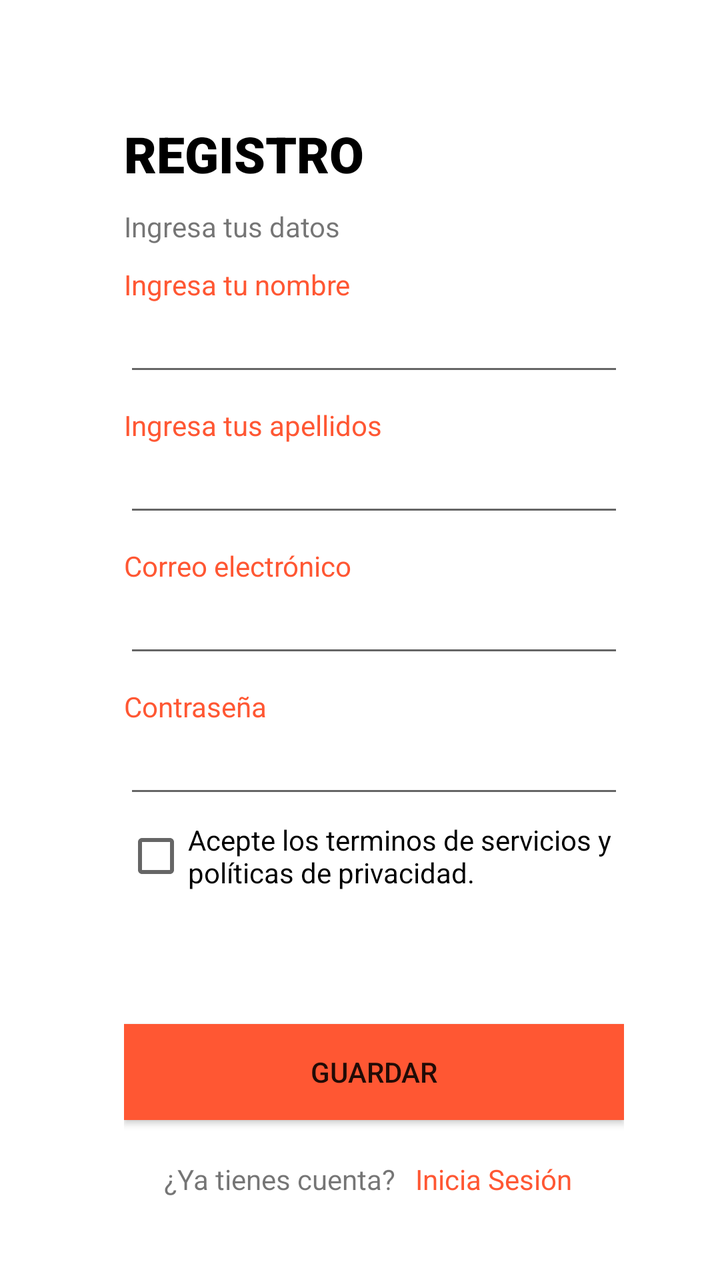
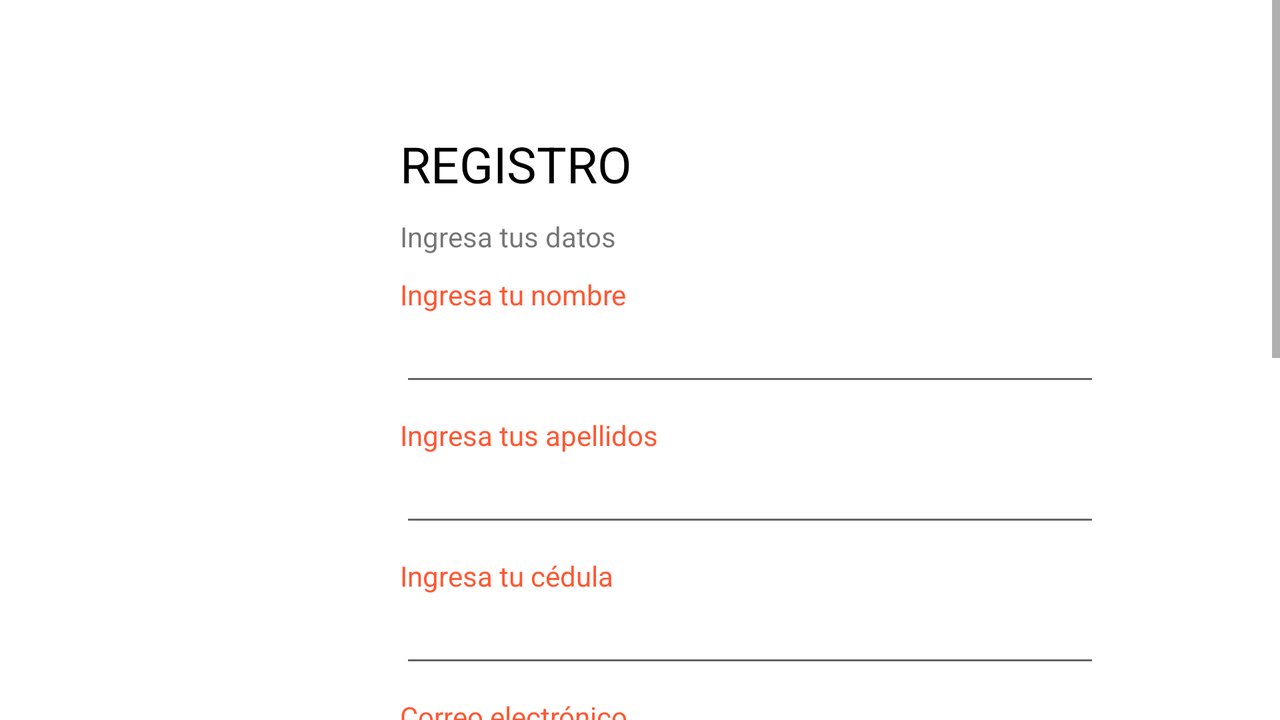

One screen, two layout resources from the same app: the default and the author's alternative for another configuration. Each is rendered where Android would select it; the XML of both is given below.
<!-- AndroidManifest.xml: application theme Theme.ManagementWallet -->
<!-- res/layout/activity_register.xml -->
<?xml version="1.0" encoding="utf-8"?>
<ScrollView xmlns:android="http://schemas.android.com/apk/res/android"
    xmlns:app="http://schemas.android.com/apk/res-auto"
    xmlns:tools="http://schemas.android.com/tools"
    android:layout_width="match_parent"
    android:layout_height="match_parent"
    android:fillViewport="true"
    tools:context=".RegisterActivity">

    <LinearLayout
        android:layout_width="match_parent"
        android:layout_height="match_parent">

        <LinearLayout
            android:layout_width="250dp"
            android:layout_height="wrap_content"
            android:layout_marginLeft="62dp"
            android:layout_marginTop="60dp"
            android:layout_marginBottom="30dp"
            android:orientation="vertical">

            <TextView
                android:layout_width="wrap_content"
                android:layout_height="wrap_content"
                android:fontFamily="sans-serif-black"
                android:text="@string/tittle_une"
                android:textColor="@color/black"
                android:textSize="25dp" />

            <TextView
                android:layout_width="wrap_content"
                android:layout_height="wrap_content"
                android:layout_marginTop="10dp"
                android:text="@string/msg_une" />

            <TextView
                android:layout_width="wrap_content"
                android:layout_height="wrap_content"
                android:layout_marginTop="10dp"
                android:text="@string/name_une"
                android:textColor="@color/colo1" />

            <EditText
                android:id="@+id/editTextName"
                android:layout_width="match_parent"
                android:layout_height="wrap_content"></EditText>

            <TextView
                android:layout_width="wrap_content"
                android:layout_height="wrap_content"
                android:layout_marginTop="10dp"
                android:text="@string/last_une"
                android:textColor="@color/colo1" />

            <EditText
                android:id="@+id/editTextLast"
                android:layout_width="match_parent"
                android:layout_height="wrap_content"></EditText>

            <TextView
                android:layout_width="wrap_content"
                android:layout_height="wrap_content"
                android:layout_marginTop="10dp"
                android:text="@string/label_user"
                android:textColor="@color/colo1" />

            <EditText
                android:id="@+id/editTextU"
                android:layout_width="match_parent"
                android:layout_height="wrap_content"></EditText>

            <TextView
                android:layout_width="wrap_content"
                android:layout_height="wrap_content"
                android:layout_marginTop="10dp"
                android:text="@string/label_pass"
                android:textColor="@color/colo1" />

            <EditText
                android:id="@+id/editTextP"
                android:layout_width="match_parent"
                android:layout_height="wrap_content"
                android:password="true"></EditText>

            <CheckBox
                android:id="@+id/checkReg"
                android:layout_width="wrap_content"
                android:layout_height="wrap_content"
                android:text="@string/msg_check"></CheckBox>

            <Button
                android:id="@+id/btnReg"
                android:layout_width="match_parent"
                android:layout_height="wrap_content"
                android:layout_marginTop="60dp"
                android:background="@color/colo1"
                android:onClick="register"
                android:text="@string/msg_btn_un"></Button>

            <LinearLayout
                android:layout_width="wrap_content"
                android:layout_height="wrap_content"
                android:orientation="horizontal">

                <TextView
                    android:layout_width="wrap_content"
                    android:layout_height="wrap_content"
                    android:layout_marginLeft="20dp"
                    android:layout_marginTop="20dp"
                    android:text="@string/msg_cue"></TextView>

                <TextView
                    android:layout_width="wrap_content"
                    android:layout_height="wrap_content"
                    android:layout_marginLeft="10dp"
                    android:layout_marginTop="20dp"
                    android:onClick="irLogin"
                    android:text="@string/label_session"
                    android:textColor="@color/colo1"></TextView>

            </LinearLayout>


        </LinearLayout>

    </LinearLayout>
</ScrollView>
<!-- resources referenced by this layout -->
<resources>
  <color name="black">#FF000000</color>
  <color name="colo1">#FF5733</color>
  <string name="label_pass">Contraseña</string>
  <string name="label_session">Inicia Sesión</string>
  <string name="label_user">Correo electrónico</string>
  <string name="last_une">Ingresa tus apellidos</string>
  <string name="msg_btn_un">Guardar</string>
  <string name="msg_check">Acepte los terminos de servicios y políticas de privacidad.</string>
  <string name="msg_cue">¿Ya tienes cuenta?</string>
  <string name="msg_une">Ingresa tus datos</string>
  <string name="name_une">Ingresa tu nombre</string>
  <string name="tittle_une">REGISTRO</string>
  <style name="Theme.ManagementWallet" parent="Theme.MaterialComponents.DayNight.DarkActionBar">
          
          <item name="colorPrimary">@color/purple_500</item>
          <item name="colorPrimaryVariant">@color/purple_700</item>
          <item name="colorOnPrimary">@color/white</item>
          
          <item name="colorSecondary">@color/teal_200</item>
          <item name="colorSecondaryVariant">@color/teal_700</item>
          <item name="colorOnSecondary">@color/black</item>
          
          <item name="android:statusBarColor" tools:targetApi="l">?attr/colorPrimaryVariant</item>
          
      </style>
  <color name="purple_500">#FF5733</color>
  <color name="purple_700">#FF3700B3</color>
  <color name="white">#FFFFFFFF</color>
  <color name="teal_200">#FF03DAC5</color>
  <color name="teal_700">#FF018786</color>
</resources>
<!-- res/layout-land/activity_register.xml (the author's variant of the layout above) -->
<!-- drawn on the phone turned sideways -->
<?xml version="1.0" encoding="utf-8"?>
<ScrollView
    xmlns:android="http://schemas.android.com/apk/res/android"
    xmlns:app="http://schemas.android.com/apk/res-auto"
    xmlns:tools="http://schemas.android.com/tools"
    android:layout_width="match_parent"
    android:layout_height="match_parent"
    android:fillViewport="true"
    >



    <LinearLayout
        android:layout_width="match_parent"
        android:layout_height="match_parent"
        tools:context=".RegisterActivity">

        <LinearLayout
            android:orientation="vertical"
            android:layout_width="350dp"
            android:layout_height="wrap_content"
            android:layout_marginLeft="200dp"
            android:layout_marginTop="60dp"
            android:layout_marginBottom="50dp"
            android:layout_gravity="center"
            >
            <TextView
                android:layout_width="wrap_content"
                android:layout_height="wrap_content"
                android:text="@string/tittle_une"
                android:textColor="@color/black"
                android:textSize="25dp"/>

            <TextView
                android:layout_width="wrap_content"
                android:layout_height="wrap_content"
                android:text="@string/msg_une"
                android:layout_marginTop="10dp"/>

            <TextView
                android:layout_width="wrap_content"
                android:layout_height="wrap_content"
                android:text="@string/name_une"
                android:layout_marginTop="10dp"
                android:textColor="@color/colo1"
                />
            <EditText
                android:id="@+id/editTextName"
                android:layout_width="match_parent"
                android:layout_height="wrap_content"
                ></EditText>

            <TextView
                android:layout_width="wrap_content"
                android:layout_height="wrap_content"
                android:text="@string/last_une"
                android:layout_marginTop="10dp"
                android:textColor="@color/colo1"
                />
            <EditText
                android:id="@+id/editTextLast"
                android:layout_width="match_parent"
                android:layout_height="wrap_content"
                ></EditText>

            <TextView
                android:layout_width="wrap_content"
                android:layout_height="wrap_content"
                android:text="@string/cdl_une"
                android:layout_marginTop="10dp"
                android:textColor="@color/colo1"
                />
            <EditText
                android:id="@+id/editTextCed"
                android:layout_width="match_parent"
                android:layout_height="wrap_content"
                ></EditText>

            <TextView
                android:layout_width="wrap_content"
                android:layout_height="wrap_content"
                android:text="@string/label_user"
                android:layout_marginTop="10dp"
                android:textColor="@color/colo1"
                />
            <EditText
                android:id="@+id/editTextU"
                android:layout_width="match_parent"
                android:layout_height="wrap_content"
                ></EditText>

            <TextView
                android:layout_width="wrap_content"
                android:layout_height="wrap_content"
                android:text="@string/label_pass"
                android:layout_marginTop="10dp"
                android:textColor="@color/colo1"
                />
            <EditText
                android:id="@+id/editTextP"
                android:layout_width="match_parent"
                android:layout_height="wrap_content"
                android:password="true"
                ></EditText>

            <androidx.appcompat.widget.AppCompatCheckBox
                android:layout_width="wrap_content"
                android:layout_height="wrap_content"
                android:text="@string/msg_check"
                >
            </androidx.appcompat.widget.AppCompatCheckBox>

            <Button
                android:id="@+id/btnReg"
                android:layout_width="match_parent"
                android:layout_height="wrap_content"
                android:text="@string/msg_btn_un"
                android:background="@color/colo1"
                android:layout_marginTop="60dp"
                ></Button>

            <LinearLayout
                android:orientation="horizontal"
                android:layout_width="wrap_content"
                android:layout_height="wrap_content"
                android:layout_marginLeft="40dp"
                >

                <TextView
                    android:layout_width="wrap_content"
                    android:layout_height="wrap_content"
                    android:text="@string/msg_cue"
                    android:layout_marginTop="20dp"
                    android:textSize="18dp"
                    >
                </TextView>
                <TextView
                    android:layout_width="wrap_content"
                    android:layout_height="wrap_content"
                    android:text="@string/label_session"
                    android:layout_marginTop="20dp"
                    android:layout_marginLeft="10dp"
                    android:textColor="@color/colo1"
                    android:textSize="18dp"
                    android:onClick="irLogin"
                    >
                </TextView>

            </LinearLayout>




        </LinearLayout>

    </LinearLayout>
</ScrollView>
<!-- resources referenced by the variant -->
<!-- as the phone turned sideways resolves them -->
<resources>
  <color name="black">#FF000000</color>
  <color name="colo1">#FF5733</color>
  <string name="cdl_une">Ingresa tu cédula</string>
  <string name="label_pass">Contraseña</string>
  <string name="label_session">Inicia Sesión</string>
  <string name="label_user">Correo electrónico</string>
  <string name="last_une">Ingresa tus apellidos</string>
  <string name="msg_btn_un">Guardar</string>
  <string name="msg_check">Acepte los terminos de servicios y políticas de privacidad.</string>
  <string name="msg_cue">¿Ya tienes cuenta?</string>
  <string name="msg_une">Ingresa tus datos</string>
  <string name="name_une">Ingresa tu nombre</string>
  <string name="tittle_une">REGISTRO</string>
  <style name="Theme.ManagementWallet" parent="Theme.MaterialComponents.DayNight.DarkActionBar">
          
          <item name="colorPrimary">@color/purple_500</item>
          <item name="colorPrimaryVariant">@color/purple_700</item>
          <item name="colorOnPrimary">@color/white</item>
          
          <item name="colorSecondary">@color/teal_200</item>
          <item name="colorSecondaryVariant">@color/teal_700</item>
          <item name="colorOnSecondary">@color/black</item>
          
          <item name="android:statusBarColor" tools:targetApi="l">?attr/colorPrimaryVariant</item>
          
      </style>
  <color name="purple_500">#FF5733</color>
  <color name="purple_700">#FF3700B3</color>
  <color name="white">#FFFFFFFF</color>
  <color name="teal_200">#FF03DAC5</color>
  <color name="teal_700">#FF018786</color>
</resources>
